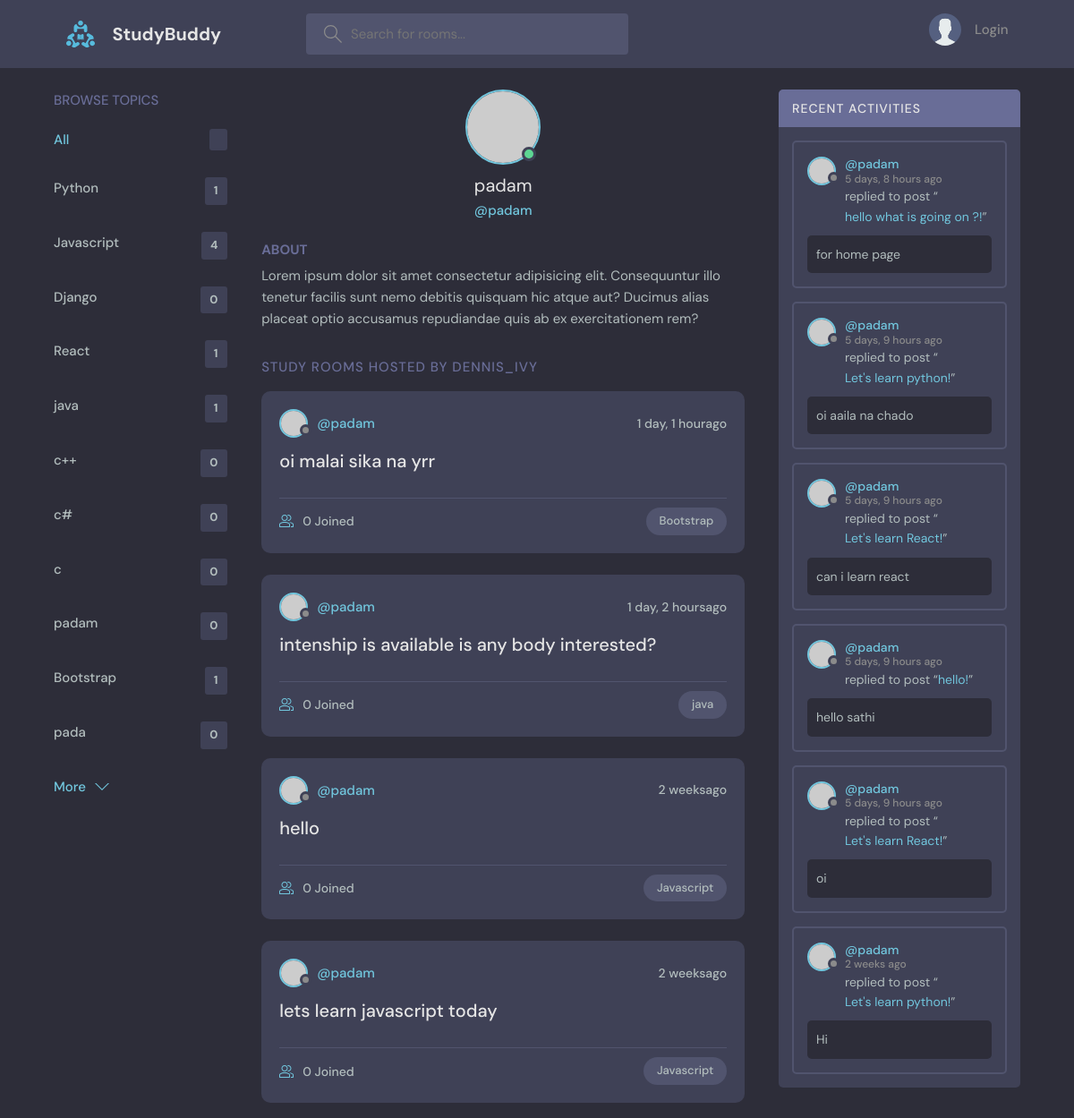
The page /userProfile/1/ (upper part) on the database as committed earlier.
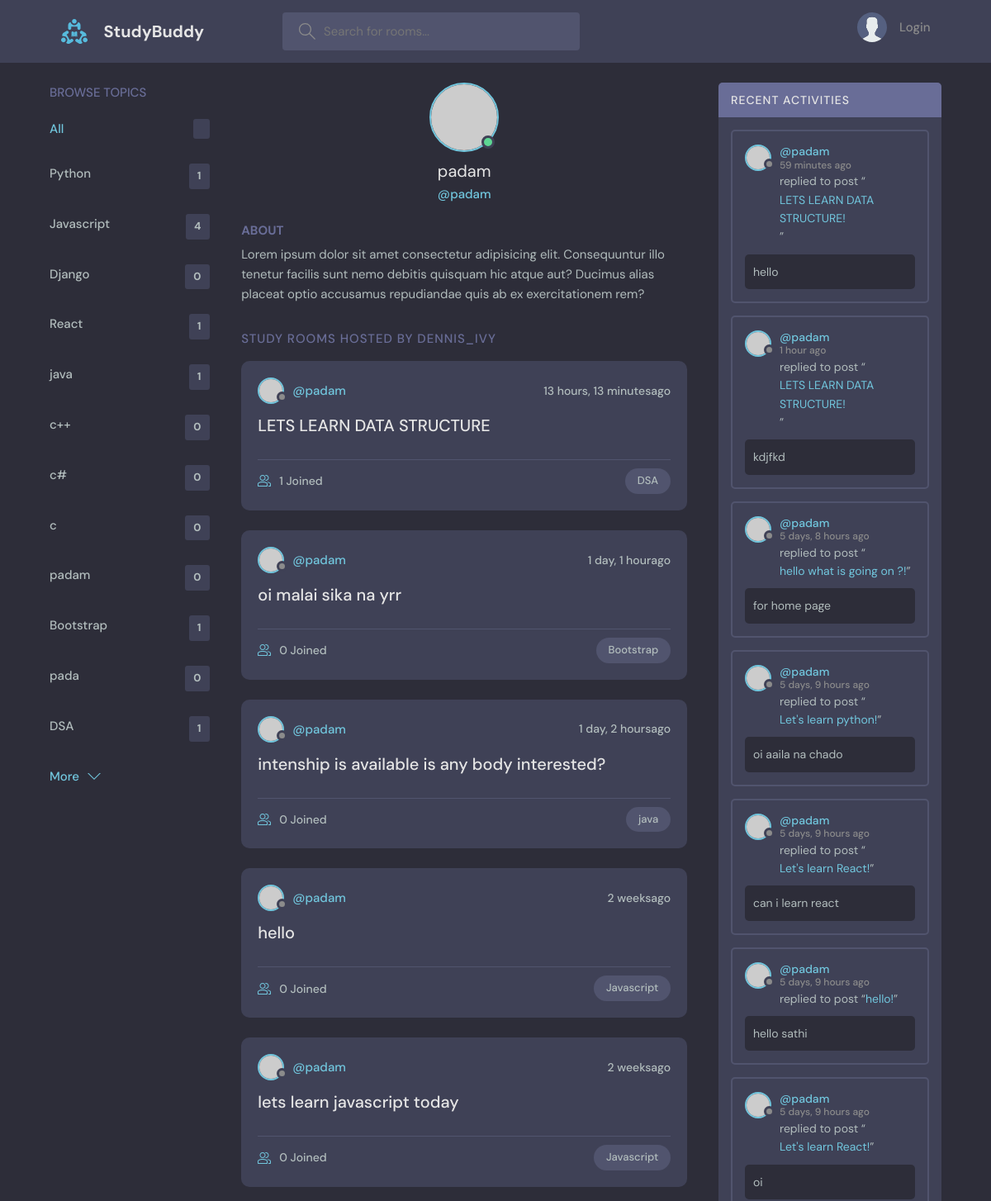
The same page on the database as committed later.
### base/models.py (models this page shows, shortened)
class Topic(models.Model):
    name = models.CharField(max_length=200)

class Room(models.Model):
    host = models.ForeignKey(User,on_delete = models.SET_NULL,null = True)
    topic = models.ForeignKey(Topic,on_delete = models.SET_NULL,null = True)
    name = models.CharField(max_length=200)
    description = models.TextField(null= True,blank = True) #null= true or black= true -- means it cannot be null and black
    participants = models.ManyToManyField(User,related_name='participants' ,blank=True)
    updated = models.DateTimeField(auto_now = True)#it take timestamp everytime whenever updated
    created = models.DateTimeField(auto_now_add = True) #it takes timestapm at the beginning only
    class Meta:
        ordering = ['-updated','-created'] # (-) will make the ordering of lettest item at beginning
    def __str__(self):
        return self.name

class Message(models.Model):
    user = models.ForeignKey(User,on_delete = models.CASCADE)
    room = models.ForeignKey(Room,on_delete=models.CASCADE) #0n_delete= models.CASCADE =>means all the child messages will be deleted
    body= models.TextField()
    updated = models.DateField(auto_now = True)
    created = models.DateTimeField(auto_now_add = True)
    class Meta:
        ordering = ['-updated','-created']

### base/views.py (the view)
# urls.py: path('userProfile/<str:pk>/',views.userProfile,name="userProfile"),
def userProfile(request,pk):
    user = User.objects.get(id=pk)
    rooms = user.room_set.all()
    room_message = user.message_set.all()
    topic = Topic.objects.all()
    context = {
        'user':user,
        'rooms':rooms,
        'room_message':room_message,
        'topic':topic
    }
    return render(request,'base/profile.html',context)

### base/templates/base/profile.html (shortened to what this page needs)
{% extends 'main.html' %}
{% block content %}
  <main class="profile-page layout layout--3">
    <div class="container">
      {% include 'base/topics_components.html' %}
      <div class="roomList">
        <div class="profile">
          <div class="profile__avatar">
            <div class="avatar avatar--large active">
              <img src="https://randomuser.me/api/portraits/men/11.jpg" />
            </div>
          </div>
          <div class="profile__info">
            <h3>{{user.username}}</h3>
            <p>@{{user.username}}</p>
          </div>
          <div class="profile__about">
            <h3>About</h3>
            <p>
              Lorem ipsum dolor sit amet consectetur adipisicing elit. Consequuntur illo tenetur
              facilis sunt nemo debitis quisquam hic atque aut? Ducimus alias placeat optio
              accusamus repudiandae quis ab ex exercitationem rem?
            </p>
          </div>
        </div>
        <div class="roomList__header">
          <div>
            <h2>Study Rooms Hosted by dennis_ivy</a>
            </h2>
          </div>
        </div>
        {% include 'base/feed_components.html' %}
      </div>
      {% include 'base/activity_components.html' %}
    </div>
  </main>
{% endblock content %}

### base/templates/base/topics_components.html
<div class="topics">
    <div class="topics__header">
      <h2>Browse Topics</h2>
    </div>
    <ul class="topics__list">
      <li>
        <a href="{% url 'home' %}" class="active">All <span>{{topics.count}}</span></a>
      </li>
      {% for topics in topic %}
      <li>
        <a href="{% url 'home' %}?q={{topics.name}}">{{topics.name}} <span>{{topics.room_set.all.count}}</span></a>
      </li>
      {% endfor %}
    </ul>
    <a class="btn btn--link" href="topics.html">
      More
      <svg version="1.1" xmlns="http://www.w3.org/2000/svg" width="32" height="32" viewBox="0 0 32 32">
        <title>chevron-down</title>
        <path d="M16 21l-13-13h-3l16 16 16-16h-3l-13 13z"></path>
      </svg>
    </a>
  </div>

### base/templates/base/feed_components.html (shortened to what this page needs)
{% for i in rooms %}
<div class="roomListRoom">
    <div class="roomListRoom__header">
      <a href="{% url 'userProfile' i.host.id %}" class="roomListRoom__author">
        <div class="avatar avatar--small">
          <img src="https://randomuser.me/api/portraits/women/11.jpg" />
        </div>
        <span>@{{i.host.username}}</span>
      </a>
      <div class="roomListRoom__actions">
        <span>{{i.created |timesince}}ago</span>
      </div>
    </div>
    <div class="roomListRoom__content">
      <a href="{%  url 'room' i.id %}">{{i.name}}</a>
    </div>
    <div class="roomListRoom__meta">
      <a href="{%  url 'room' i.id %}" class="roomListRoom__joined">
        {{i.participants.all.count}} Joined
      </a>
      <p class="roomListRoom__topic">{{i.topic.name}}</p>
    </div>
  </div>
{% endfor %}

### base/templates/base/activity_components.html (shortened to what this page needs)
<div class="activities">
    <div class="activities__header">
      <h2>Recent Activities</h2>
    </div>
    {% for message in room_message %}
    <div class="activities__box">
      <div class="activities__boxHeader roomListRoom__header">
        <a href=" {% url 'userProfile' message.user.id %}" class="roomListRoom__author">
          <div class="avatar avatar--small">
            <img src="https://randomuser.me/api/portraits/women/11.jpg" />
          </div>
          <p>
            @{{message.user}}
            <span>{{message.created|timesince}} ago</span>
          </p>
        </a>
      </div>
      <div class="activities__boxContent">
        <p>replied to post “<a href="{% url 'room' message.room.id %}">{{message.room}}!</a>”</p>
        <div class="activities__boxRoomContent">
         {{message.body}}
        </div>
      </div>
    </div>
    {% endfor %}
  </div>

Rows that differ between the two databases and show on the page:
no longer on this page (row unchanged): Message: user "padam", created "2 weeks", room "Let's learn python", body "Hi"
added Topic: name "DSA", room_set.all.count "1"
added Room: host.username "padam", created "13 hours, 13 minutes", name "LETS LEARN DATA STRUCTURE", participants.all.count "1", topic.name "DSA"
added Message: user "padam", created "59 minutes", room "LETS LEARN DATA STRUCTURE", body "hello"
added Message: user "padam", created "1 hour", room "LETS LEARN DATA STRUCTURE", body "kdjfkd"
